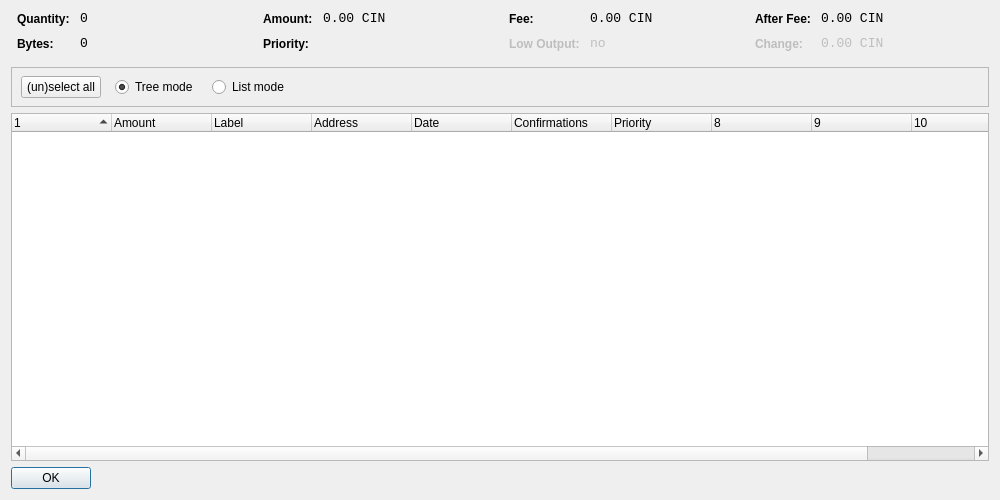
<?xml version="1.0" encoding="UTF-8"?>
<ui version="4.0">
 <class>CoinControlDialog</class>
 <widget class="QDialog" name="CoinControlDialog">
  <property name="geometry">
   <rect>
    <x>0</x>
    <y>0</y>
    <width>1000</width>
    <height>500</height>
   </rect>
  </property>
  <property name="windowTitle">
   <string>Coin Control</string>
  </property>
  <layout class="QVBoxLayout" name="verticalLayout">
   <item>
    <layout class="QHBoxLayout" name="horizontalLayoutTop" stretch="0,0,0,0">
     <property name="topMargin">
      <number>0</number>
     </property>
     <property name="bottomMargin">
      <number>10</number>
     </property>
     <item>
      <layout class="QFormLayout" name="formLayoutCoinControl1">
       <property name="horizontalSpacing">
        <number>10</number>
       </property>
       <property name="verticalSpacing">
        <number>10</number>
       </property>
       <property name="leftMargin">
        <number>6</number>
       </property>
       <property name="rightMargin">
        <number>6</number>
       </property>
       <item row="0" column="0">
        <widget class="QLabel" name="labelCoinControlQuantityText">
         <property name="styleSheet">
          <string notr="true">font-weight:bold;</string>
         </property>
         <property name="text">
          <string>Quantity:</string>
         </property>
        </widget>
       </item>
       <item row="0" column="1">
        <widget class="QLabel" name="labelCoinControlQuantity">
         <property name="font">
          <font>
           <family>Monospace</family>
           <pointsize>10</pointsize>
          </font>
         </property>
         <property name="cursor">
          <cursorShape>IBeamCursor</cursorShape>
         </property>
         <property name="contextMenuPolicy">
          <enum>Qt::ActionsContextMenu</enum>
         </property>
         <property name="text">
          <string notr="true">0</string>
         </property>
         <property name="textInteractionFlags">
          <set>Qt::LinksAccessibleByMouse|Qt::TextSelectableByKeyboard|Qt::TextSelectableByMouse</set>
         </property>
        </widget>
       </item>
       <item row="1" column="0">
        <widget class="QLabel" name="labelCoinControlBytesText">
         <property name="styleSheet">
          <string notr="true">font-weight:bold;</string>
         </property>
         <property name="text">
          <string>Bytes:</string>
         </property>
        </widget>
       </item>
       <item row="1" column="1">
        <widget class="QLabel" name="labelCoinControlBytes">
         <property name="font">
          <font>
           <family>Monospace</family>
           <pointsize>10</pointsize>
          </font>
         </property>
         <property name="cursor">
          <cursorShape>IBeamCursor</cursorShape>
         </property>
         <property name="contextMenuPolicy">
          <enum>Qt::ActionsContextMenu</enum>
         </property>
         <property name="text">
          <string notr="true">0</string>
         </property>
         <property name="textInteractionFlags">
          <set>Qt::LinksAccessibleByMouse|Qt::TextSelectableByKeyboard|Qt::TextSelectableByMouse</set>
         </property>
        </widget>
       </item>
      </layout>
     </item>
     <item>
      <layout class="QFormLayout" name="formLayoutCoinControl2">
       <property name="horizontalSpacing">
        <number>10</number>
       </property>
       <property name="verticalSpacing">
        <number>10</number>
       </property>
       <property name="leftMargin">
        <number>6</number>
       </property>
       <property name="rightMargin">
        <number>6</number>
       </property>
       <item row="0" column="0">
        <widget class="QLabel" name="labelCoinControlAmountText">
         <property name="styleSheet">
          <string notr="true">font-weight:bold;</string>
         </property>
         <property name="text">
          <string>Amount:</string>
         </property>
        </widget>
       </item>
       <item row="0" column="1">
        <widget class="QLabel" name="labelCoinControlAmount">
         <property name="font">
          <font>
           <family>Monospace</family>
           <pointsize>10</pointsize>
          </font>
         </property>
         <property name="cursor">
          <cursorShape>IBeamCursor</cursorShape>
         </property>
         <property name="contextMenuPolicy">
          <enum>Qt::ActionsContextMenu</enum>
         </property>
         <property name="text">
          <string notr="true">0.00 CIN</string>
         </property>
         <property name="textInteractionFlags">
          <set>Qt::LinksAccessibleByMouse|Qt::TextSelectableByKeyboard|Qt::TextSelectableByMouse</set>
         </property>
        </widget>
       </item>
       <item row="1" column="0">
        <widget class="QLabel" name="labelCoinControlPriorityText">
         <property name="styleSheet">
          <string notr="true">font-weight:bold;</string>
         </property>
         <property name="text">
          <string>Priority:</string>
         </property>
        </widget>
       </item>
       <item row="1" column="1">
        <widget class="QLabel" name="labelCoinControlPriority">
         <property name="font">
          <font>
           <family>Monospace</family>
           <pointsize>10</pointsize>
          </font>
         </property>
         <property name="cursor">
          <cursorShape>IBeamCursor</cursorShape>
         </property>
         <property name="contextMenuPolicy">
          <enum>Qt::ActionsContextMenu</enum>
         </property>
         <property name="text">
          <string/>
         </property>
         <property name="textInteractionFlags">
          <set>Qt::LinksAccessibleByMouse|Qt::TextSelectableByKeyboard|Qt::TextSelectableByMouse</set>
         </property>
        </widget>
       </item>
      </layout>
     </item>
     <item>
      <layout class="QFormLayout" name="formLayoutCoinControl3">
       <property name="horizontalSpacing">
        <number>10</number>
       </property>
       <property name="verticalSpacing">
        <number>10</number>
       </property>
       <property name="leftMargin">
        <number>6</number>
       </property>
       <property name="rightMargin">
        <number>6</number>
       </property>
       <item row="0" column="0">
        <widget class="QLabel" name="labelCoinControlFeeText">
         <property name="styleSheet">
          <string notr="true">font-weight:bold;</string>
         </property>
         <property name="text">
          <string>Fee:</string>
         </property>
        </widget>
       </item>
       <item row="0" column="1">
        <widget class="QLabel" name="labelCoinControlFee">
         <property name="font">
          <font>
           <family>Monospace</family>
           <pointsize>10</pointsize>
          </font>
         </property>
         <property name="cursor">
          <cursorShape>IBeamCursor</cursorShape>
         </property>
         <property name="contextMenuPolicy">
          <enum>Qt::ActionsContextMenu</enum>
         </property>
         <property name="text">
          <string notr="true">0.00 CIN</string>
         </property>
         <property name="textInteractionFlags">
          <set>Qt::LinksAccessibleByMouse|Qt::TextSelectableByKeyboard|Qt::TextSelectableByMouse</set>
         </property>
        </widget>
       </item>
       <item row="1" column="0">
        <widget class="QLabel" name="labelCoinControlLowOutputText">
         <property name="enabled">
          <bool>false</bool>
         </property>
         <property name="styleSheet">
          <string notr="true">font-weight:bold;</string>
         </property>
         <property name="text">
          <string>Low Output:</string>
         </property>
        </widget>
       </item>
       <item row="1" column="1">
        <widget class="QLabel" name="labelCoinControlLowOutput">
         <property name="enabled">
          <bool>false</bool>
         </property>
         <property name="font">
          <font>
           <family>Monospace</family>
           <pointsize>10</pointsize>
          </font>
         </property>
         <property name="cursor">
          <cursorShape>IBeamCursor</cursorShape>
         </property>
         <property name="contextMenuPolicy">
          <enum>Qt::ActionsContextMenu</enum>
         </property>
         <property name="text">
          <string notr="true">no</string>
         </property>
         <property name="textInteractionFlags">
          <set>Qt::LinksAccessibleByMouse|Qt::TextSelectableByKeyboard|Qt::TextSelectableByMouse</set>
         </property>
        </widget>
       </item>
      </layout>
     </item>
     <item>
      <layout class="QFormLayout" name="formLayoutCoinControl4">
       <property name="horizontalSpacing">
        <number>10</number>
       </property>
       <property name="verticalSpacing">
        <number>10</number>
       </property>
       <property name="leftMargin">
        <number>6</number>
       </property>
       <property name="rightMargin">
        <number>6</number>
       </property>
       <item row="0" column="0">
        <widget class="QLabel" name="labelCoinControlAfterFeeText">
         <property name="styleSheet">
          <string notr="true">font-weight:bold;</string>
         </property>
         <property name="text">
          <string>After Fee:</string>
         </property>
        </widget>
       </item>
       <item row="0" column="1">
        <widget class="QLabel" name="labelCoinControlAfterFee">
         <property name="font">
          <font>
           <family>Monospace</family>
           <pointsize>10</pointsize>
          </font>
         </property>
         <property name="cursor">
          <cursorShape>IBeamCursor</cursorShape>
         </property>
         <property name="contextMenuPolicy">
          <enum>Qt::ActionsContextMenu</enum>
         </property>
         <property name="text">
          <string notr="true">0.00 CIN</string>
         </property>
         <property name="textInteractionFlags">
          <set>Qt::LinksAccessibleByMouse|Qt::TextSelectableByKeyboard|Qt::TextSelectableByMouse</set>
         </property>
        </widget>
       </item>
       <item row="1" column="0">
        <widget class="QLabel" name="labelCoinControlChangeText">
         <property name="enabled">
          <bool>false</bool>
         </property>
         <property name="styleSheet">
          <string notr="true">font-weight:bold;</string>
         </property>
         <property name="text">
          <string>Change:</string>
         </property>
        </widget>
       </item>
       <item row="1" column="1">
        <widget class="QLabel" name="labelCoinControlChange">
         <property name="enabled">
          <bool>false</bool>
         </property>
         <property name="font">
          <font>
           <family>Monospace</family>
           <pointsize>10</pointsize>
          </font>
         </property>
         <property name="cursor">
          <cursorShape>IBeamCursor</cursorShape>
         </property>
         <property name="contextMenuPolicy">
          <enum>Qt::ActionsContextMenu</enum>
         </property>
         <property name="text">
          <string notr="true">0.00 CIN</string>
         </property>
         <property name="textInteractionFlags">
          <set>Qt::LinksAccessibleByMouse|Qt::TextSelectableByKeyboard|Qt::TextSelectableByMouse</set>
         </property>
        </widget>
       </item>
      </layout>
     </item>
    </layout>
   </item>
   <item>
    <widget class="QFrame" name="frame">
     <property name="minimumSize">
      <size>
       <width>0</width>
       <height>40</height>
      </size>
     </property>
     <property name="frameShape">
      <enum>QFrame::StyledPanel</enum>
     </property>
     <property name="frameShadow">
      <enum>QFrame::Sunken</enum>
     </property>
     <widget class="QWidget" name="horizontalLayoutWidget">
      <property name="geometry">
       <rect>
        <x>10</x>
        <y>0</y>
        <width>781</width>
        <height>41</height>
       </rect>
      </property>
      <layout class="QHBoxLayout" name="horizontalLayoutPanel" stretch="0,0,0,0,0">
       <property name="spacing">
        <number>14</number>
       </property>
       <item>
        <widget class="QPushButton" name="pushButtonSelectAll">
         <property name="sizePolicy">
          <sizepolicy hsizetype="Maximum" vsizetype="Fixed">
           <horstretch>0</horstretch>
           <verstretch>0</verstretch>
          </sizepolicy>
         </property>
         <property name="text">
          <string>(un)select all</string>
         </property>
        </widget>
       </item>
       <item>
        <widget class="QRadioButton" name="radioTreeMode">
         <property name="sizePolicy">
          <sizepolicy hsizetype="Maximum" vsizetype="Fixed">
           <horstretch>0</horstretch>
           <verstretch>0</verstretch>
          </sizepolicy>
         </property>
         <property name="text">
          <string>Tree mode</string>
         </property>
         <property name="checked">
          <bool>true</bool>
         </property>
        </widget>
       </item>
       <item>
        <widget class="QRadioButton" name="radioListMode">
         <property name="sizePolicy">
          <sizepolicy hsizetype="Maximum" vsizetype="Fixed">
           <horstretch>0</horstretch>
           <verstretch>0</verstretch>
          </sizepolicy>
         </property>
         <property name="text">
          <string>List mode</string>
         </property>
        </widget>
       </item>
       <item>
        <spacer name="horizontalSpacer">
         <property name="orientation">
          <enum>Qt::Horizontal</enum>
         </property>
         <property name="sizeHint" stdset="0">
          <size>
           <width>40</width>
           <height>20</height>
          </size>
         </property>
        </spacer>
       </item>
      </layout>
     </widget>
    </widget>
   </item>
   <item>
    <widget class="CoinControlTreeWidget" name="treeWidget">
     <property name="contextMenuPolicy">
      <enum>Qt::CustomContextMenu</enum>
     </property>
     <property name="sortingEnabled">
      <bool>false</bool>
     </property>
     <property name="columnCount">
      <number>11</number>
     </property>
     <attribute name="headerShowSortIndicator" stdset="0">
      <bool>true</bool>
     </attribute>
     <attribute name="headerStretchLastSection">
      <bool>false</bool>
     </attribute>
     <column>
      <property name="text">
       <string/>
      </property>
     </column>
     <column>
      <property name="text">
       <string>Amount</string>
      </property>
     </column>
     <column>
      <property name="text">
       <string>Label</string>
      </property>
     </column>
     <column>
      <property name="text">
       <string>Address</string>
      </property>
     </column>
     <column>
      <property name="text">
       <string>Date</string>
      </property>
     </column>
     <column>
      <property name="text">
       <string>Confirmations</string>
      </property>
      <property name="toolTip">
       <string>Confirmed</string>
      </property>
     </column>
     <column>
      <property name="text">
       <string>Priority</string>
      </property>
     </column>
     <column>
      <property name="text">
       <string/>
      </property>
     </column>
     <column>
      <property name="text">
       <string/>
      </property>
     </column>
     <column>
      <property name="text">
       <string/>
      </property>
     </column>
     <column>
      <property name="text">
       <string/>
      </property>
     </column>
    </widget>
   </item>
   <item>
    <widget class="QDialogButtonBox" name="buttonBox">
     <property name="sizePolicy">
      <sizepolicy hsizetype="Maximum" vsizetype="Fixed">
       <horstretch>0</horstretch>
       <verstretch>0</verstretch>
      </sizepolicy>
     </property>
     <property name="orientation">
      <enum>Qt::Horizontal</enum>
     </property>
     <property name="standardButtons">
      <set>QDialogButtonBox::Ok</set>
     </property>
    </widget>
   </item>
  </layout>
 </widget>
 <customwidgets>
  <customwidget>
   <class>CoinControlTreeWidget</class>
   <extends>QTreeWidget</extends>
   <header>coincontroltreewidget.h</header>
  </customwidget>
 </customwidgets>
 <resources/>
 <connections/>
</ui>
